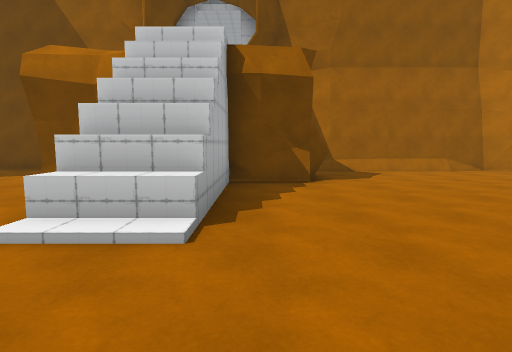
View 1 (above)

16 first-person views from a walk through a Unity game level. The camera is 1.4 m above the floor, tilts 6° down and sees 80° across. The floor is counted in squares, 2 m on a side. Each view is taken from the middle of a square. On the plan, view 1 faces up. The plan holds only what a view shows up to about 10 squares ahead; the rest is blank. The place goes on beyond the plan. The player is left out.

View 2
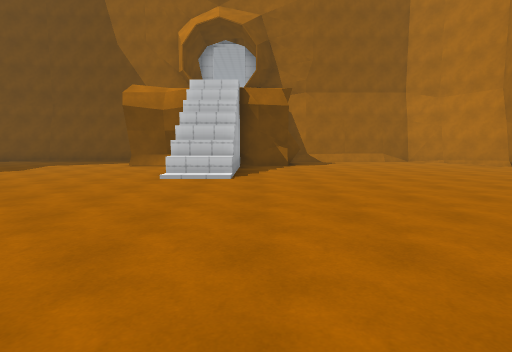

View 3
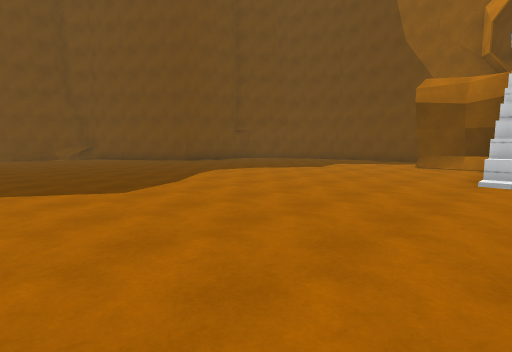

View 4
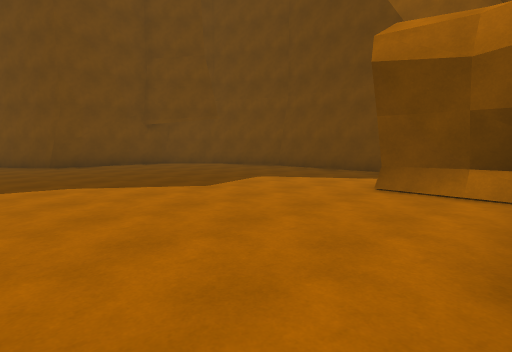

View 5
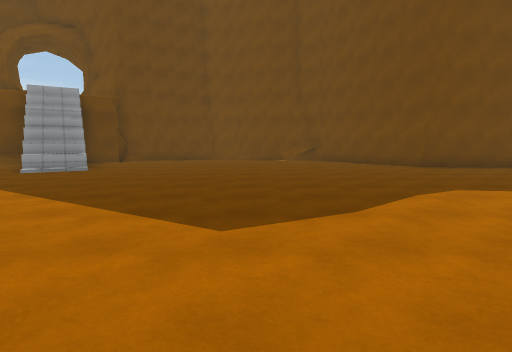

View 6
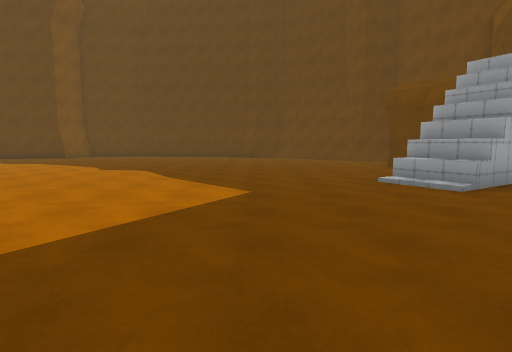

View 7
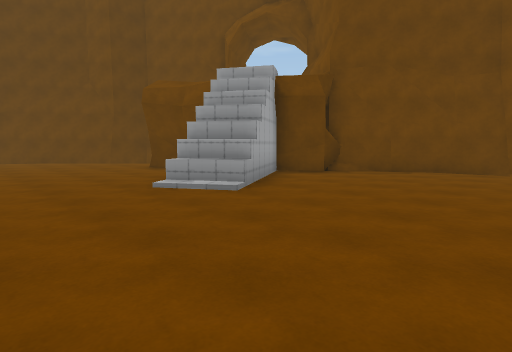

View 8
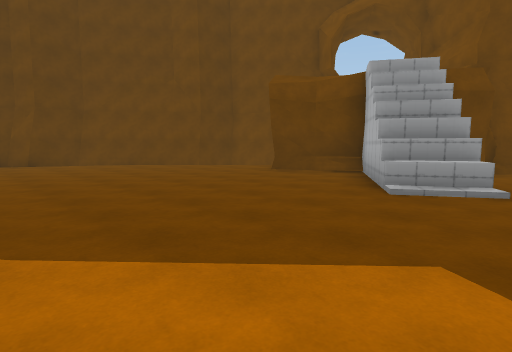

View 9
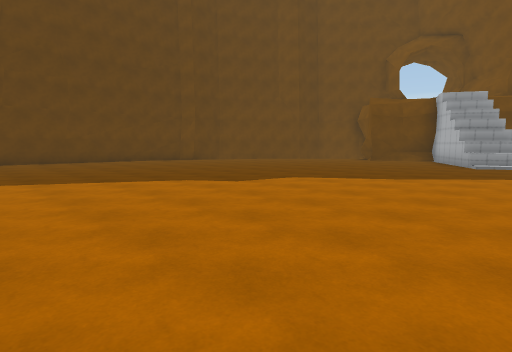

View 10
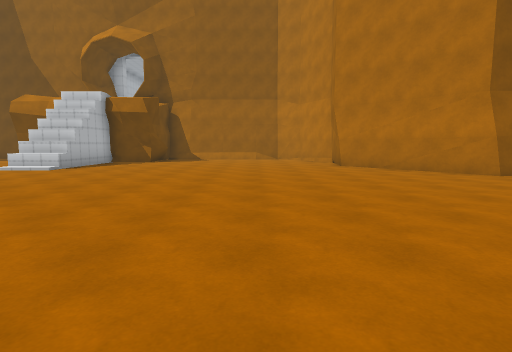

View 11
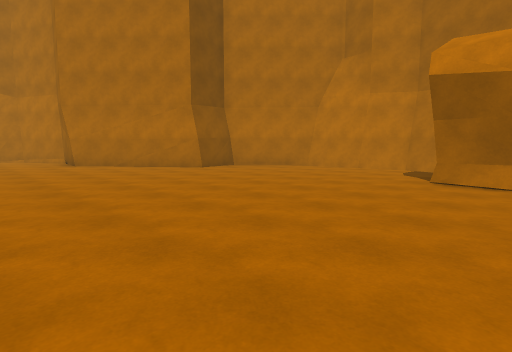

View 12
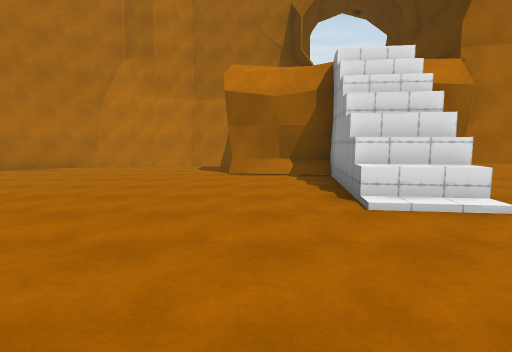

View 13
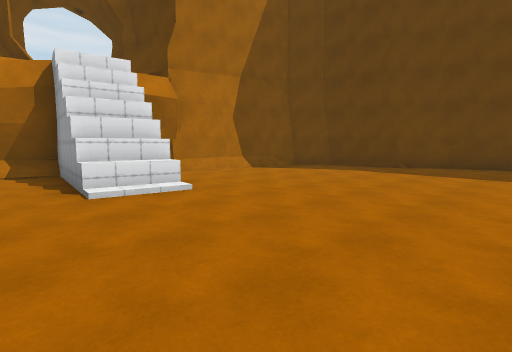

View 14
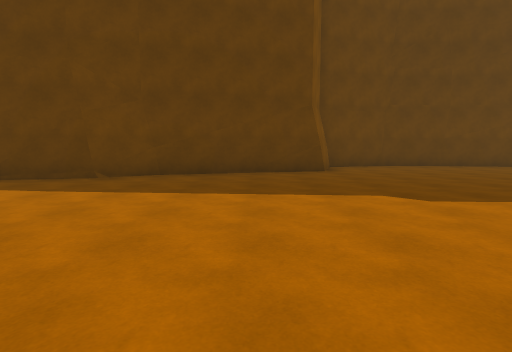

View 15
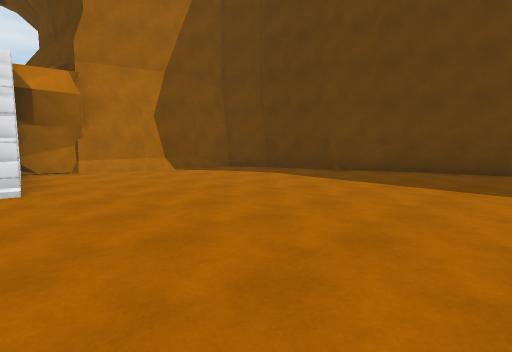

View 16
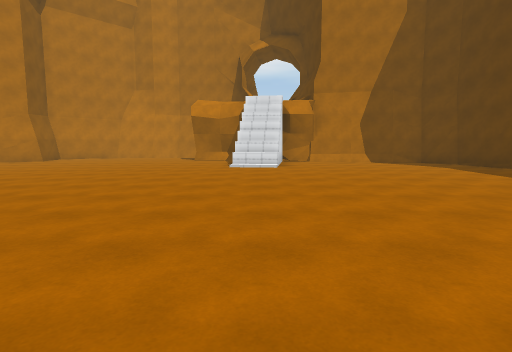

### Floor plan
Points are (right, up) in squares from view 1. A wall is a line through its corners. A room is listed if a view was taken in it or the views show most of it. See-through windows are left out.
Room 1 (views 1, 2, 3, 4, 5, 6, 7, 8, 9, 10, 11, 12, 13, 14, 15, 16)
walls: (-0.4, 2.9) (-2, 2.9); (-0.4, 3.4) (-2, 3.4); (-10.6, -7.9) (-13.4, -9.5) (-12.4, -11.3); (7.6, -7.3) (11, -7.7); (-11.8, -6.8) (-11, -8.2); (-12.2, -7) (-11.3, -8.4); (7.9, -8.8) (8.1, -7.3); (-2.2, 5.7) (-3.8, 5.7); (-2.7, 5.8) (-4, 5.6); (8.3, -8.8) (8.5, -7.4); (0.9, 5.7) (-0.5, 5.7) (-0.5, 2.5); (1.5, 6.1) (1, 5.7) (-0.5, 5.5); (1.5, 6.2) (1.1, 5.7); (1.1, -16.4) (2.7, -16.1); (-12.9, -10.7) (-12.1, -11.5); (-14.7, -7.3) (-14.4, -7.8); (10.8, -7.7) (11.1, -5.5); (5.2, -16) (6.5, -15.3); (11.1, -6.6) (11, -5.3); (-15.1, -7.1) (-14.8, -7.2) (-14, -8.2) (-11.5, -6.7); (-15.1, -7.2) (-14.8, -7.2); (6.3, -15.4) (8.3, -14.9) (9.2, -14.3) (10.3, -10.2); (10.4, -10.2) (10.4, -9); (10.4, -10.2) (10.5, -9.1); (-3, -18.7) (-1.1, -18.8) (0.8, -18.2) (1.3, -16.9) (5.4, -15.9); (-4.9, -18.5) (-2.8, -18.8); (-5.1, 8.6) (-8.5, 8.6); (-8.6, -17.6) (-7.8, -17.6) (-7.3, -18.1); (11.4, 0.9) (10.3, 0.7) (7.7, 3.8) (7.8, 5.6) (7.6, 6.1); (-12.2, 5.7) (-12.3, 3.1) (-13.8, 2); (-17.2, -3.9) (-15.2, -7.3); (6.5, 7.8) (6.1, 8.1) (1.9, 8.1); (14.5, -3.7) (13.9, -2.7) (13.6, -1.1) (11.9, 0.7)
low walls: (-0.5, 2.5) (-2, 2.5); (-11.1, -7.1) (-10.6, -7.9); (7.5, -8.4) (7.6, -7.3); (0, 5.5) (-0.5, 5.7); (11, -7.7) (11.1, -6.5); (-15.4, -6.7) (-15.1, -7.1); (5.1, 7.9) (1.9, 7.9); (5.7, 8) (5, 7.9); (14.4, -4.7) (14.5, -4)

Where each view was taken, in squares from view 1:
view 1: 0 up, 0 right, facing up
view 2: 4 down, 0 right, facing up
view 3: 4 down, 1 left, facing up-left
view 4: 1 up, 2 left, facing up-left
view 5: 2 down, 3 left, facing left
view 6: 2 down, 8 left, facing down
view 7: 3 down, 8 left, facing down-left
view 8: 6 down, 6 left, facing down-left
view 9: 6 down, 0 right, facing down-left
view 10: 6 down, 5 right, facing up
view 11: 7 down, 5 right, facing up-right
view 12: 6 down, 4 right, facing right
view 13: 6 down, 3 right, facing down-right
view 14: 9 down, 3 right, facing down
view 15: 8 down, 2 right, facing down-right
view 16: 8 down, 2 left, facing right
